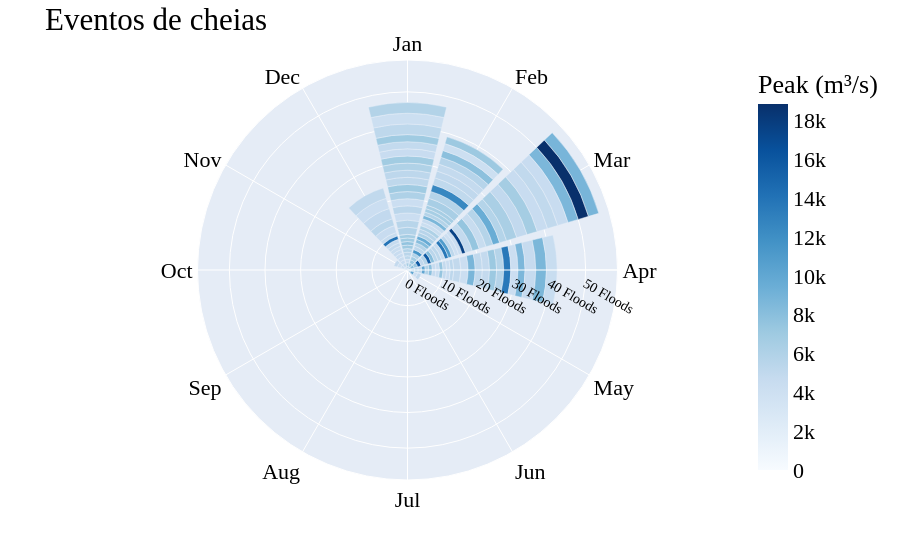
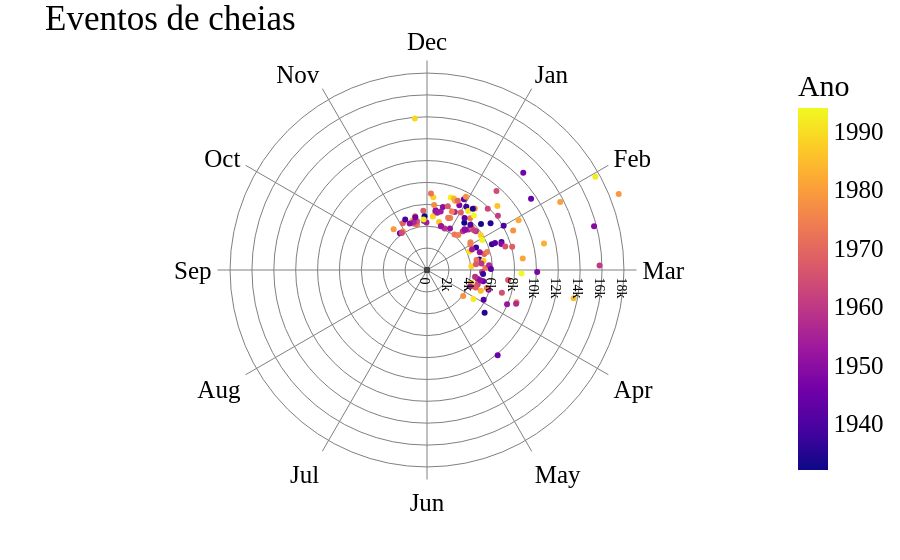

These figures' notebook cell, in order:
### Markdown cell above
#### 3.3 - Período de ocorrência (Von-Mises)

### Code cell
#Criando objetivo para manipular os dados de período de ocorrência de cheias 
period_calibration = Circular(df_sdp_calibration)

#Visualizando gráfico de barras circular
period_calibration.plot_bar_circular(month_num_start_year_hydrologic=9, unit='degrees')

#Gráfico de dispersão
period_calibration.plot_scatter_circular(month_num_start_year_hydrologic=9, unit='degrees')

### Figure 1 — Plotly figure (JSON) as saved in the notebook; plotly's stock layout.template omitted (floating-point values rounded to 4 significant figures; data arrays with more than 128 entries replaced by an {"elided": "..."} marker saying what was removed)
{"data": [{"hovertemplate": "Floods number=%{r}<br>Month=%{theta}<br>Peak (m³/s)=%{marker.color}<extra></extra>", "legendgroup": "", "marker": {"color": {"elided": "150 int values"}, "coloraxis": "coloraxis", "pattern": {"shape": ""}}, "name": "", "r": {"elided": "150 int values"}, "showlegend": false, "subplot": "polar", "theta": {"elided": "150 str values"}, "type": "barpolar"}], "layout": {"barmode": "relative", "coloraxis": {"colorbar": {"title": {"text": "Peak (m³/s)"}}, "colorscale": [[0, "rgb(247,251,255)"], [0.125, "rgb(222,235,247)"], [0.25, "rgb(198,219,239)"], [0.375, "rgb(158,202,225)"], [0.5, "rgb(107,174,214)"], [0.625, "rgb(66,146,198)"], [0.75, "rgb(33,113,181)"], [0.875, "rgb(8,81,156)"], [1, "rgb(8,48,107)"]]}, "font": {"color": "black", "family": "Times New Roman", "size": 22}, "legend": {"font": {"size": 12}, "tracegroupgap": 0}, "margin": {"t": 60}, "polar": {"angularaxis": {"direction": "clockwise", "rotation": 90}, "domain": {"x": [0, 1], "y": [0, 1]}, "radialaxis": {"tickfont": {"size": 14}, "ticksuffix": " Floods"}}, "title": {"text": "Eventos de cheias "}}}

### Figure 2 — Plotly figure (JSON) as saved in the notebook; plotly's stock layout.template omitted (floating-point values rounded to 4 significant figures; data arrays with more than 128 entries replaced by an {"elided": "..."} marker saying what was removed)
{"data": [{"hovertemplate": "Peaks (m³/s)=%{r}<br>Circular Date=%{theta}<br>Ano=%{marker.color}<extra></extra>", "legendgroup": "", "marker": {"color": {"elided": "150 int values"}, "coloraxis": "coloraxis", "symbol": "circle"}, "mode": "markers", "name": "", "r": {"elided": "150 int values"}, "showlegend": false, "subplot": "polar", "theta": {"elided": "150 float values"}, "type": "scatterpolar"}], "layout": {"coloraxis": {"colorbar": {"title": {"text": "Ano"}}, "colorscale": [[0, "#0d0887"], [0.1111, "#46039f"], [0.2222, "#7201a8"], [0.3333, "#9c179e"], [0.4444, "#bd3786"], [0.5556, "#d8576b"], [0.6667, "#ed7953"], [0.7778, "#fb9f3a"], [0.8889, "#fdca26"], [1, "#f0f921"]]}, "font": {"color": "black", "family": "Times New Roman", "size": 25}, "legend": {"font": {"size": 18}, "tracegroupgap": 0}, "margin": {"t": 60}, "polar": {"angularaxis": {"direction": "clockwise", "gridcolor": "gray", "linecolor": "white", "linewidth": 1, "rotation": -150, "showline": true, "ticktext": ["Sep", "Oct", "Nov", "Dec", "Jan", "Feb", "Mar", "Apr", "May", "Jun", "Jul", "Aug"], "tickvals": [30, 60, 90, 120, 150, 180, 210, 240, 270, 300, 330, 360]}, "bgcolor": "white", "domain": {"x": [0, 1], "y": [0, 1]}, "radialaxis": {"gridcolor": "gray", "showline": false, "tickfont": {"size": 14}, "ticksuffix": ""}}, "title": {"text": "Eventos de cheias "}}}
